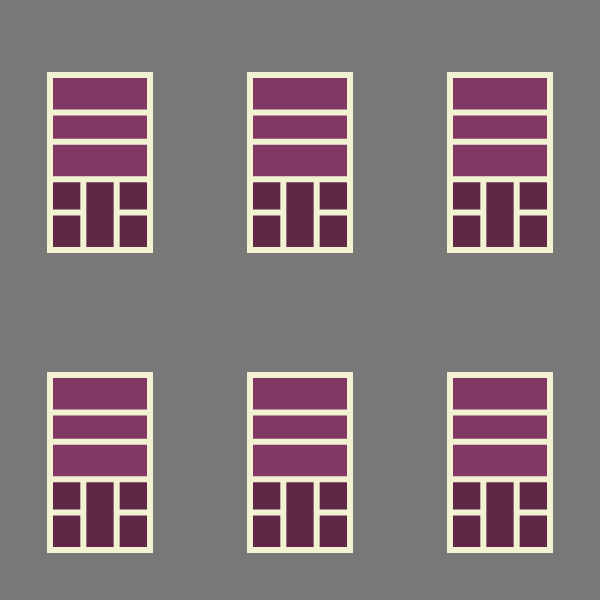
Frame 1 (no input)
Frame 60 (no input): identical to frame 1, image omitted
Frame 120 (the mouse pressed at the canvas centre since frame 60): identical to frame 1, image omitted

The p5.js sketch that drew this single still picture (run headless with seeded random() and noise() and a simulated clock; from frame 60 on, the mouse is pressed at the canvas centre):

// p5.js sketch
// ── sketch.js

function setup() {
    createCanvas(600,600);
    noStroke();
}

function draw() {
    background(120);
    
  
    
    var windowWidth = width/3;
    var windowHeight = height/2;
    
    for(var x =windowWidth/4; x<width; x+=windowWidth){
        for(var y =windowHeight/4; y<height; y+=windowHeight){
        
         fill("#DEDECA");
         rect(x,y,windowWidth/2,windowHeight/2);
            
        fill("#5F2847");
        stroke("#F2F1D2");  
        
        strokeWeight(6);
    
            
        rect(x, y + windowWidth/2,windowWidth/2, windowHeight/4 );
        rect(x, y + windowWidth/2,windowWidth/2, windowHeight/8 );

        rect(x + windowWidth/6, y + windowWidth/2,windowWidth/6, windowHeight/4 );
        
        //up
        fill("#823864");
        
            
        rect(x, y, windowWidth/2, windowHeight/4);
        rect(x, y,  windowWidth/2, windowHeight/8);
        rect(x, y+windowWidth/3,  windowWidth/2, windowHeight/8);
         
      
            
    }
        
    }
     
}


  
